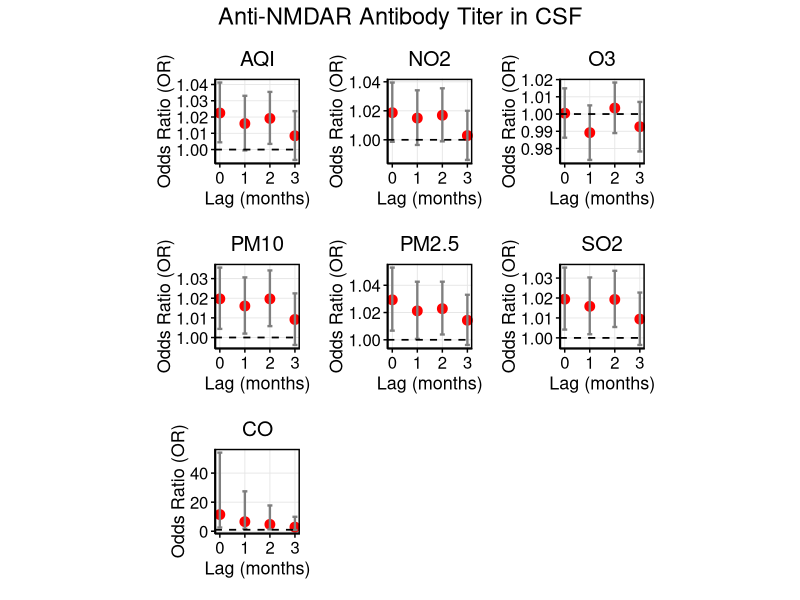
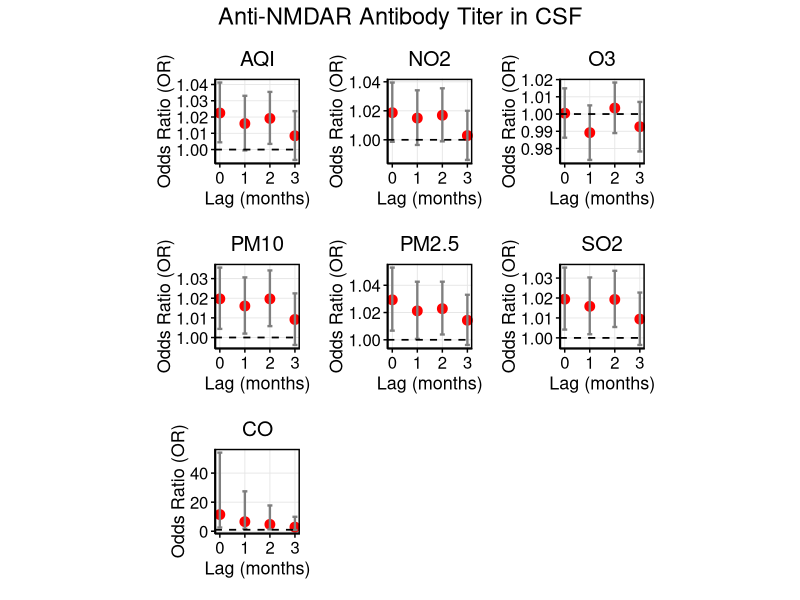

Recreate these plots in R, in order.
setwd("/Users/shij/Documents/GitHub/NMDA_data_analysis/")
my.dat<-readxl::read_xlsx("NMDA_with_population_sex_ratio_age_portion.xlsx")
setwd("/Users/shij/Documents/GitHub/NMDA_data_analysis/251211/")

my.dat$CSFrank<-NA
for (i in 1:nrow(my.dat)) {
  if( my.dat$`anti-NMDAR antibody titer in CSF`[i]=="+" ) {
    my.dat$CSFrank[i]=1
  }else if( my.dat$`anti-NMDAR antibody titer in CSF`[i]=="1：1000" ) {
    my.dat$CSFrank[i]=3
  }else if( my.dat$`anti-NMDAR antibody titer in CSF`[i]=="1:320" ) {
    my.dat$CSFrank[i]=3
  }else if( my.dat$`anti-NMDAR antibody titer in CSF`[i]=="1:300" ) {
    my.dat$CSFrank[i]=3
  }else if( my.dat$`anti-NMDAR antibody titer in CSF`[i]=="1:100+" ) {
    my.dat$CSFrank[i]=2
  }else if( my.dat$`anti-NMDAR antibody titer in CSF`[i]=="1:100" ) {
    my.dat$CSFrank[i]=2
  }else if( my.dat$`anti-NMDAR antibody titer in CSF`[i]=="positive" ) {
    my.dat$CSFrank[i]=2
  }else if( my.dat$`anti-NMDAR antibody titer in CSF`[i]=="1:32" ) {
    my.dat$CSFrank[i]=2
  }else if( my.dat$`anti-NMDAR antibody titer in CSF`[i]=="1:30" ) {
    my.dat$CSFrank[i]=2
  }else if( my.dat$`anti-NMDAR antibody titer in CSF`[i]=="++" ) {
    my.dat$CSFrank[i]=3
  }else if( my.dat$`anti-NMDAR antibody titer in CSF`[i]=="1:10" ) {
    my.dat$CSFrank[i]=1
  }else if( my.dat$`anti-NMDAR antibody titer in CSF`[i]=="1:3.2" ) {
    my.dat$CSFrank[i]=1
  }else if( my.dat$`anti-NMDAR antibody titer in CSF`[i]=="1:1" ) {
    my.dat$CSFrank[i]=1
  }
}  

# ============================
# 1. Load Required Packages
# ============================
library(ordinal)
library(ggplot2)
library(dplyr)
library(tidyr)
library(broom)
library(patchwork)   # For combining plots

# ============================
# 2. Prepare Data: Convert CSFrank to Ordered Factor
# ============================
# Check current class
class(my.dat$CSFrank)
table(my.dat$CSFrank)  # See levels

# Convert to ordered factor
my.dat$CSFrank <- factor(my.dat$CSFrank, ordered = TRUE)

# Verify
str(my.dat$CSFrank)

# ============================
# 3. Define Pollutants and Lags
# ============================
pollutants <- c("AQI", "NO2", "O3", "CO", "PM10", "PM2.5", "SO2")  # CO is 4th
lags <- c("M0", "M1", "M2", "M3")

# Create column name patterns
pollutant_cols <- sapply(pollutants, function(p) {
  paste0(p, "_", lags)
}, simplify = FALSE)

# ============================
# 4. Fit Ordinal Regression for Each Pollutant-Lag
# ============================
results_list <- list()

for (pollutant in pollutants) {
  lag_cols <- pollutant_cols[[pollutant]]
  for (lag_col in lag_cols) {
    # Check if column has variation and not all NA
    data_col <- my.dat[[lag_col]]
    if (all(is.na(data_col)) || length(unique(data_col[!is.na(data_col)])) <= 1) {
      message("Skipping ", lag_col, " — no variation or all NA")
      next
    }
    
    # Fit model
    model <- clm(CSFrank ~ ., data = my.dat[, c("CSFrank", lag_col)], 
                 Hess = TRUE)
    
    # Extract summary
    model_summary <- tidy(model, conf.int = TRUE, exponentiate = TRUE) %>%
      filter(term == lag_col) %>%
      mutate(Pollutant = pollutant,
             Lag = gsub(".*_", "", lag_col),
             Lag_Num = as.numeric(gsub("M", "", lag_col)))
    
    results_list <- append(results_list, list(model_summary))
  }
}

# Combine all results
results_df <- bind_rows(results_list)

# ============================
# 5. Clean and Format Results
# ============================
results_df <- results_df %>%
  mutate(
    Lag = trimws(toupper(Lag)),
    Lag.Num = as.numeric(gsub("^M(\\d+)$", "\\1", Lag))
  ) %>%
  filter(!is.na(Lag.Num))

# ============================
# 6. Create 7 Individual Plots (One per Pollutant)
# ============================
# Get pollutants in desired order
pollutants_plot <- c("AQI", "NO2", "O3", "CO", "PM10", "PM2.5", "SO2")

# Create list of individual plots
plot_list <- lapply(pollutants_plot, function(poll) {
  df_sub <- results_df %>% filter(Pollutant == poll)
  
  p <- ggplot(df_sub, aes(x = Lag.Num, y = estimate, ymin = conf.low, ymax = conf.high)) +
    geom_point(color = "red", size = 3) +
    geom_errorbar(width = 0.2, color = "gray50", size = 0.8) +
    geom_hline(yintercept = 1, linetype = "dashed", color = "black", size = 0.6) +
    labs(
      x = "Lag (months)",
      y = "Odds Ratio (OR)",
      title = poll
    ) +
    theme_minimal() +
    theme(
      panel.border = element_rect(color = "black", fill = NA, size = 1),
      panel.background = element_blank(),
      panel.grid.major = element_line(color = "gray90", size = 0.3),
      panel.grid.minor = element_blank(),
      axis.line = element_line(color = "black", size = 0.5),
      axis.ticks = element_line(color = "black", size = 0.5),
      axis.text = element_text(size = 12, color = "black"),
      axis.title = element_text(size = 13, color = "black"),
      plot.title = element_text(hjust = 0.5, size = 15, color = "black"),
      plot.margin = margin(10, 10, 10, 10),
      axis.title.y = element_text(angle = 90, vjust = 0.5),
      aspect.ratio = 1  # ← This is the KEY: forces square panels
    ) +
    scale_x_continuous(
      breaks = c(0, 1, 2, 3), 
      labels = c("0", "1", "2", "3"),
      expand = expansion(add = c(0.1, 0.1))
    )
  
  return(p)
})

# ============================
# 7. Combine All 7 Plots in a Single Row
# ============================
p_combined <- plot_list[[1]] + plot_list[[2]] + plot_list[[3]] + plot_list[[5]] + 
  plot_list[[6]] + plot_list[[7]] + plot_list[[4]] +
  plot_annotation(title = "Anti-NMDAR Antibody Titer in CSF",
                  theme = theme(plot.title = element_text(hjust = 0.5, size = 17, color = "black")))

# Display plot
print(p_combined)

# Optional: Save as PNG with width=12, height=15
ggsave("NMDAR_antibody.png", p_combined, width = 12, height = 15, dpi = 300, units = "in")

# ============================
# 7. Create Clean Results Table (Include CO, OR, 95% CI, p-value)
# ============================

library(writexl)

# Create clean table (include CO, OR, 95% CI, p-value)
table_df <- results_df %>%
  select(Pollutant, Lag, estimate, conf.low, conf.high, p.value) %>%
  mutate(
    `Odds Ratio (OR)` = round(estimate, 4),
    `95% CI` = paste0(round(conf.low, 4), " – ", round(conf.high, 4)),
    `p-value` = ifelse(p.value < 0.001, 
                       format(p.value, scientific = TRUE, digits = 2),
                       round(p.value, 4)),
    `Pollutant & Lag` = paste(Pollutant, Lag, sep = "_")
  ) %>%
  arrange(Pollutant, Lag) %>%
  select(`Pollutant & Lag`, `Odds Ratio (OR)`, `95% CI`, `p-value`)

# Export to Excel file
write_xlsx(table_df, "NMDAR_antibody.xlsx")
